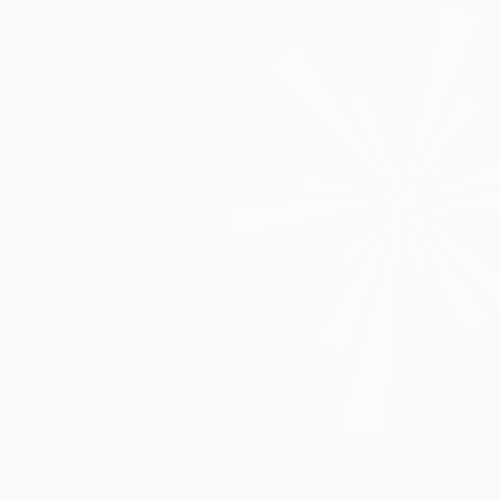
Frame 1 (no input)
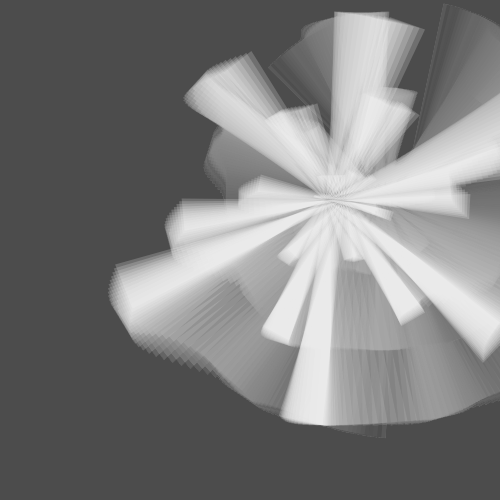
Frame 60 (no input)
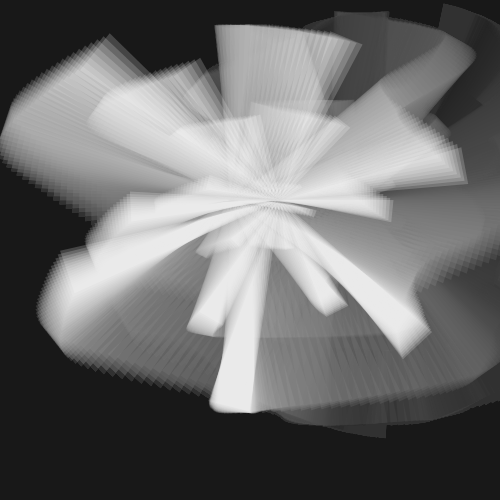
Frame 120 (the mouse pressed at the canvas centre since frame 60)

The p5.js sketch that drew these frames (run headless with seeded random() and noise() and a simulated clock; from frame 60 on, the mouse is pressed at the canvas centre):

// p5.js sketch
// ── sketch.js
t = 0;

function setup() {
  createCanvas(500, 500);
}

function draw() {
  background(0, 5);
  fill(0, 10);
  stroke(0, 160);
  var tx = 200 * noise(t + 0, 1 * frameCount / 100);
  translate(tx*3, 200);
  for (var i = 0; i < 20; i++) {
    fill(255, 255, 255, 50);
    noStroke();
    push();
    rotate(i + radians(t + frameCount));
    scale(i / 8.0);
    triangle(0, 1, -10, 100, 10, 100);
    pop();
  }
  t = t + 0,01;
}
